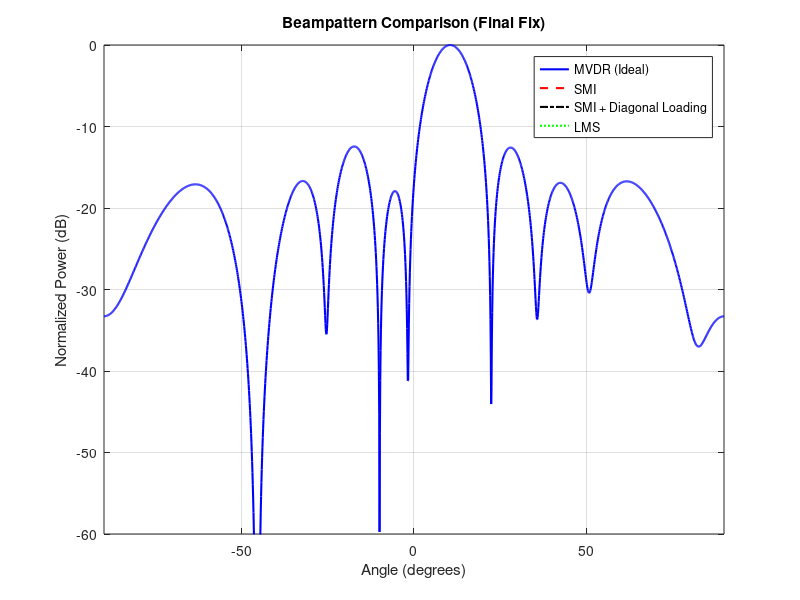

This chart was generated by the following MATLAB code:

% Final Fixed Beampattern Comparison: MVDR, SMI, DL-SMI, LMS (with clean R_hat)
clear; clc;

% Parameters
N = 10;
d = 0.5;
theta = -90:0.1:90;
theta0 = 10;
theta_jam = 45;
SNR_dB = 20;
INR_dB = 30;
snapshots = 1000;

a = @(angle_deg) exp(1j*2*pi*d*(0:N-1)'*sind(angle_deg));

% Generate signals
s = sqrt(10^(SNR_dB/10)) * (randn(1,snapshots) + 1j*randn(1,snapshots)) / sqrt(2);
j = sqrt(10^(INR_dB/10)) * (randn(1,snapshots) + 1j*randn(1,snapshots)) / sqrt(2);
noise = (randn(N,snapshots) + 1j*randn(N,snapshots)) / sqrt(2);

% Compose received signal
X = a(theta0) * s + a(theta_jam) * j + noise;

% Desired steering vector
a_d = a(theta0);

% Interference + noise only for R_hat
X_jn = a(theta_jam) * j + noise;
R_hat = (X_jn * X_jn') / snapshots;
alpha = 0.1;
R_loaded = R_hat + alpha * eye(N);

% Ideal full covariance (for MVDR only)
R_true = cov(X.');

% Beamforming weights
w_mvdr = (R_true \ a_d) / (a_d' * (R_true \ a_d));
w_smi  = (R_hat  \ a_d) / (a_d' * (R_hat  \ a_d));
w_dl   = (R_loaded \ a_d) / (a_d' * (R_loaded \ a_d));

% LMS (using full data with desired signal)
mu = 0.01;
w_lms = zeros(N,1);
for n = 1:snapshots
    x_n = X(:,n);
    e = s(n) - w_lms' * x_n;
    w_lms = w_lms + mu * x_n * conj(e);
end

% Compute beampatterns
P_mvdr = zeros(size(theta));
P_smi = zeros(size(theta));
P_dl = zeros(size(theta));
P_lms = zeros(size(theta));

for idx = 1:length(theta)
    a_theta = a(theta(idx));
    P_mvdr(idx) = abs(w_mvdr' * a_theta).^2;
    P_smi(idx)  = abs(w_smi'  * a_theta).^2;
    P_dl(idx)   = abs(w_dl'   * a_theta).^2;
    P_lms(idx)  = abs(w_lms'  * a_theta).^2;
end

% Safe normalization
epsilon = 1e-12;
P_mvdr = 10*log10(max(P_mvdr, epsilon) / max(P_mvdr));
P_smi  = 10*log10(max(P_smi,  epsilon) / max(P_mvdr));
P_dl   = 10*log10(max(P_dl,   epsilon) / max(P_mvdr));
P_lms  = 10*log10(max(P_lms,  epsilon) / max(P_mvdr));

% Plot
figure;
plot(theta, P_mvdr, 'b-', 'LineWidth', 1.5); hold on;
plot(theta, P_smi, 'r--', 'LineWidth', 1.5);
plot(theta, P_dl, 'k-.', 'LineWidth', 1.5);
plot(theta, P_lms, 'g:', 'LineWidth', 1.5);
legend('MVDR (Ideal)', 'SMI', 'SMI + Diagonal Loading', 'LMS');
xlabel('Angle (degrees)');
ylabel('Normalized Power (dB)');
title('Beampattern Comparison (Final Fix)');
grid on;
axis([-90 90 -60 0]);
